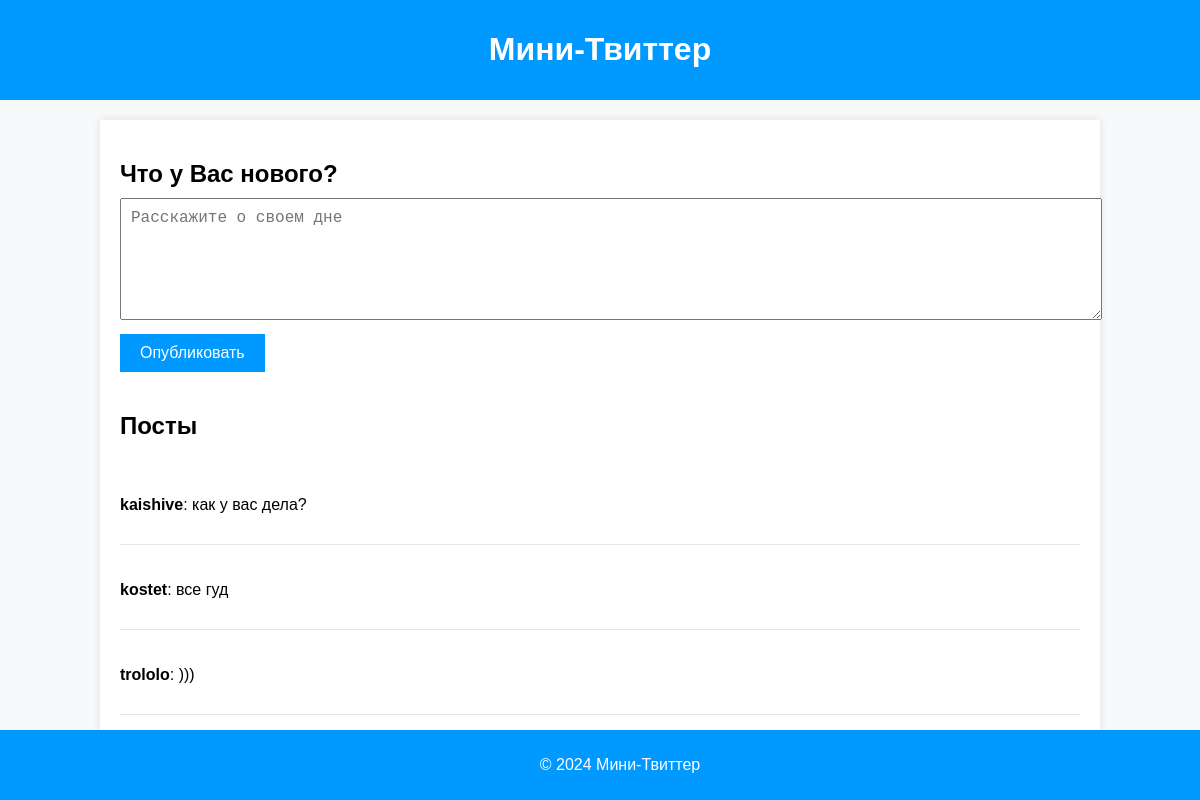
The app's page /posts/, older data.
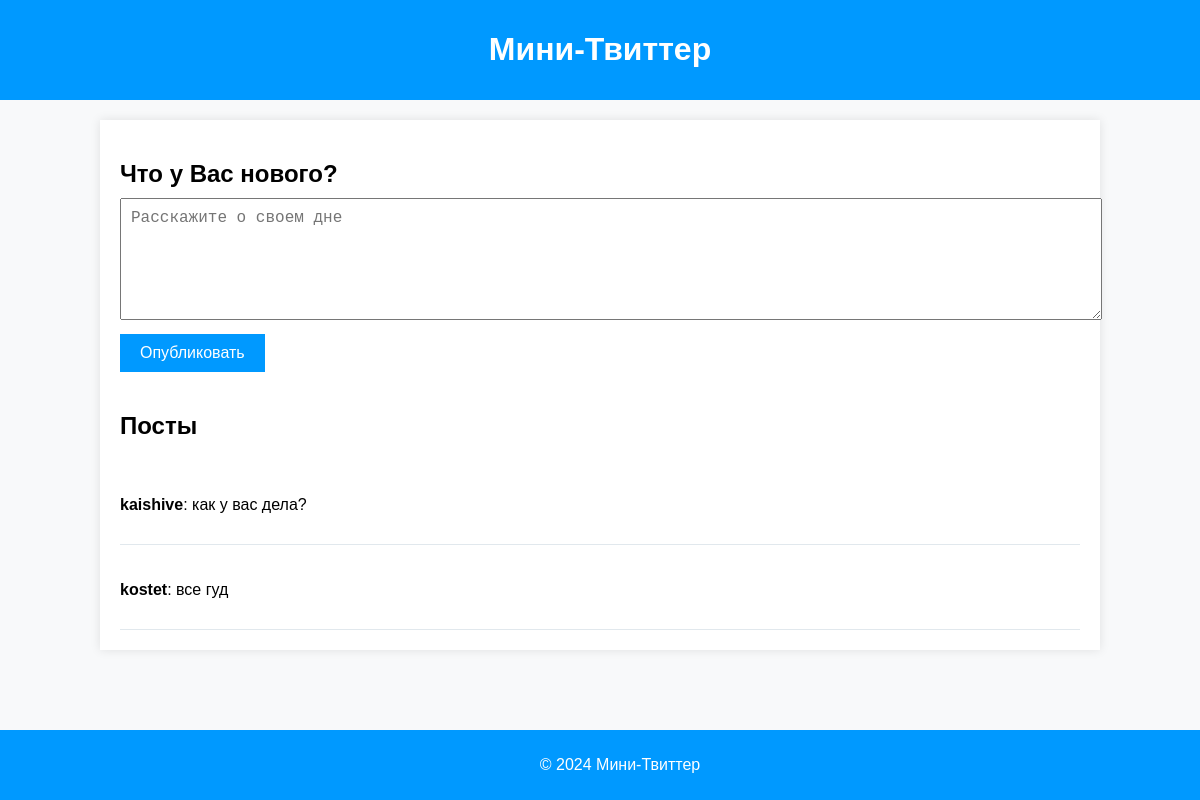
The same page, newer data.
### models/post_user_model.py (models this page shows)
class Post(Base):
    __tablename__ = "posts"
    id = Column(Integer, primary_key=True, index=True)
    content = Column(String, nullable=False)
    slug = Column(String, unique=True, index=True)
    user_id = Column(Integer, ForeignKey('users.id'), nullable=False)
    user = relationship("User", back_populates="posts")

class User(Base):
    __tablename__ = "users"
    id = Column(Integer, primary_key=True, index=True)
    username = Column(String, unique=True, index=True, nullable=False)
    email = Column(String, unique=True, index=True, nullable=False)
    hashed_password = Column(String, nullable=False)
    slug = Column(String, unique=True, index=True)
    posts = relationship("Post", back_populates="user")

### routers/posts_crud.py (the view)
@router.get("/posts/", response_class=HTMLResponse)
async def get_posts(request: Request, db: Annotated[Session, Depends(get_db)], user_id: Optional[int] = Cookie(None),
                    error_message: Optional[str] = None):
    posts = db.scalars(select(Post)).all()
    return templates.TemplateResponse("page_blog.html", {"request": request, "posts": posts, "user_id": user_id,
                                                         "error_message": error_message})

### templates/page_blog.html (shortened to what this page needs)
<!DOCTYPE html>
<html lang="en">
<head>
    <link rel="stylesheet" type="text/css" href="/static/page_style.css">
</head>
<body>
    <header>
        <div class="header-container">
            <h1>Мини-Твиттер</h1>
        </div>
    </header>
    <main>
        <div class="container">
            <div class="new-post">
                <h2>Что у Вас нового?</h2>
                <form id="newPostForm" action="/posts/" method="post">
                    <textarea id="postContent" name="content" placeholder="Расскажите о своем дне" required></textarea>
                    <button type="submit">Опубликовать</button>
                </form>
            </div>
            <div class="posts">
                <h2>Посты</h2>
                {% for post in posts %}
                <div class="post" data-post-id="{{ post.id }}">
                    <p><strong>{{ post.user.username }}</strong>: {{ post.content }}</p>
                </div>
                {% endfor %}
            </div>
        </div>
    </main>
    <footer>
        <div class="footer-container">
            <p>&copy; 2024 Мини-Твиттер</p>
        </div>
    </footer>
</body>
</html>

### templates/page_style.css (style rules this page uses)
body { font-family: 'Arial', sans-serif; background-color: #f8f9fa; margin: 0; padding: 0; }
.header-container { background-color: #0099ff; color: white; padding: 10px 20px; text-align: center; }
.container { width: 80%; margin: 20px auto; padding: 20px; background-color: white; box-shadow: 0 0 10px rgba(0, 0, 0, 0.1); }
.new-post { margin-bottom: 40px; }
.new-post h2 { margin-bottom: 10px; }
textarea { width: 100%; height: 100px; margin-bottom: 10px; padding: 10px; font-size: 16px; resize: vertical; }
button { background-color: #0099ff; color: white; border: none; padding: 10px 20px; font-size: 16px; cursor: pointer; transition: background-color 0.3s; }
.posts { margin-top: 40px; }
.post { border-bottom: 1px solid #e1e8ed; padding: 20px 0; }
.post p { margin-bottom: 10px; }
.footer-container { background-color: #0099ff; color: white; text-align: center; padding: 10px 20px; position: fixed; bottom: 0; width: 100%; }

Row changes from the older to the newer data that the page shows:
removed Post: user.username "trololo", content ")))"
